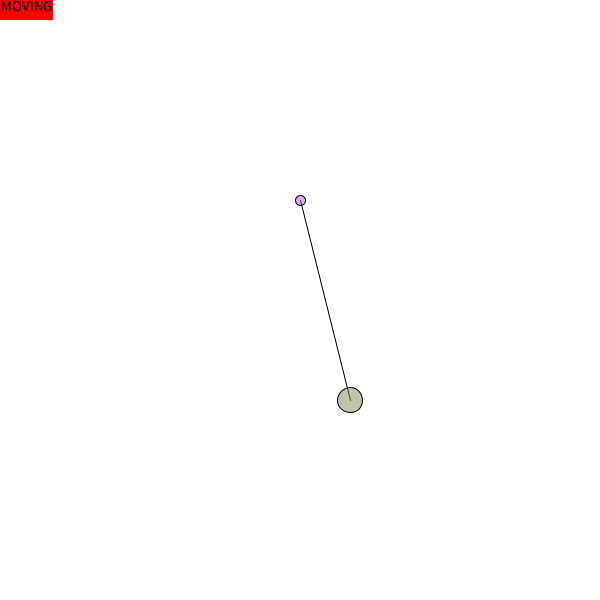
Frame 1 (no input)
Frame 60 (the mouse pressed at the canvas centre just before this capture): identical to frame 1, image omitted
Frame 120 (the mouse held since frame 60 and released just before this capture): identical to frame 1, image omitted

The Processing sketch that drew this single still picture (run headless with seeded random() and noise(); from frame 60 on, the mouse is pressed at the canvas centre):

// Processing sketch: w17_spring
// ── w17_spring.pde
float GRAVITY = 0.4;
int MAX_SIZE  = 50;
int MIN_SIZE = 10;
float MAX_MASS = 10;
float MIN_MASS = 1;
float DAMPENING = 0.998;


float SPRING_CONST = 0.005;
int SPRING_LENGTH = 100;

boolean moving;

int NUM_ORBS = 10;
Orb o;
FixedOrb fixed;
FixedOrb earth;

void setup() {
  size(600, 600);
  background(255);
  moving = false;

  fixed = new FixedOrb(width/2, height/2 - SPRING_LENGTH, 10, 1);
  earth = new FixedOrb(width/2, height * 100, 1, 500);
  o = new Orb(width/2 + 50, height/2 + SPRING_LENGTH, 25, 5);
}//setup

void draw() {

  background(255);
  displayMode();
  if (moving) {
    PVector spring = o.getSpring(fixed, SPRING_LENGTH, SPRING_CONST);
    PVector g = o.getGravity(earth, GRAVITY);
    o.applyForce(spring);
    o.applyForce(g);
    o.run(false, DAMPENING);
  }//moving

  drawSpring(o, fixed);
  o.display();
  fixed.display();
}//draw

void drawSpring(Orb o0, Orb o1) {
  line(o0.position.x, o0.position.y, o1.position.x, o1.position.y);
}




void keyPressed() {
  if (key == ' ') {
    moving = !moving;
  }
  if (keyCode == DOWN) {
    o.position.y+= 2;
  }
  if (keyCode == UP) {
    o.position.y-= 2;
  }
}//keyPressed

void displayMode() {
  //initial setup
  color c;
  textAlign(LEFT, TOP);
  textSize(15);
  noStroke();
  //red or green boxes
  c = moving ? color(0, 255, 0) : color(255, 0, 0);
  fill(c);
  rect(0, 0, 53, 20);
  stroke(0);

  fill(0);
  text("MOVING", 1, 0);
}

// ── Fixed_Orb.pde
class FixedOrb extends Orb {

  FixedOrb(int x, int y, int s, float m) {
    super(x, y, s, m);
  }

  void run() {
  }//run

}//FixedOrb

// ── Orb.pde
class Orb {

  PVector position;
  PVector velocity;
  PVector acceleration;
  int size;
  float mass;
  color c;

  Orb(int x, int y, int s, float m) {
    position = new PVector(x, y);
    velocity = new PVector(0, 0);
    acceleration = new PVector(0, 0);
    size = s;
    mass = m;
    c = color(random(256), random(256), random(256));
  }//constructor

  void run(boolean bounce, float damp) {
    position.add(velocity);
    velocity.add(acceleration);
    velocity.mult(damp);
    acceleration.mult(0);

    if (bounce) {
      yBounce();
      xBounce();
    }
  }//run

  PVector getGravity(Orb o, float G) {
    if (o != this) {
      float d = this.position.dist(o.position);
      d = constrain(d, 5, 100);
      float mag = (G * mass * o.mass) / (d * d);
      PVector direction = PVector.sub(o.position, this.position);
      direction.normalize();
      direction.mult(mag);
      return direction;
    }
    return new PVector(0, 0);
  }//getGravity

  float getDensity() {
    return mass/size;
  }//getDensity

  void applyForce(PVector f) {
    PVector newf = f.copy();
    newf.div( mass );
    acceleration.add(newf);
  }//applyForce

  void yBounce() {
    if (position.y < size/2) {
      position.y = size/2;
      velocity.y *= -1;
    }
    else if (position.y >= (height-size/2)) {
      position.y = height - size/2;
      velocity.y *= -1;
    }
  }//yBounce

  void xBounce() {
    if (position.x < size/2) {
      position.x = size/2;
      velocity.x *= -1;
    }
    else if (position.x >= width - size/2) {
      position.x = width - size/2;
      velocity.x *= -1;
    }
  }//xBounce

  boolean checkYBoundry() {
    boolean check = position.y >= height - size/2;
    check = check || (position.y <= size/2);
    return check;
  }
  boolean checkXBoundry() {
    boolean check = position.x >= width - size/2;
    check = check || (position.x <= size/2);
    return check;
  }

  void display() {
    int t = int(map(getDensity(), MIN_MASS/MAX_SIZE, MAX_MASS/MIN_SIZE, 100, 255));
    fill(c, t);
    circle(position.x, position.y, size);
  }//display

  PVector getSpring (Orb o, int springLength, float springConstant){
  float mag=springLength*springConstant;
  PVector dir=PVector.sub(o.position,this.position);
  dir.normalize();
  dir.mult(mag);
  return dir;

  }
}//OrbNode
